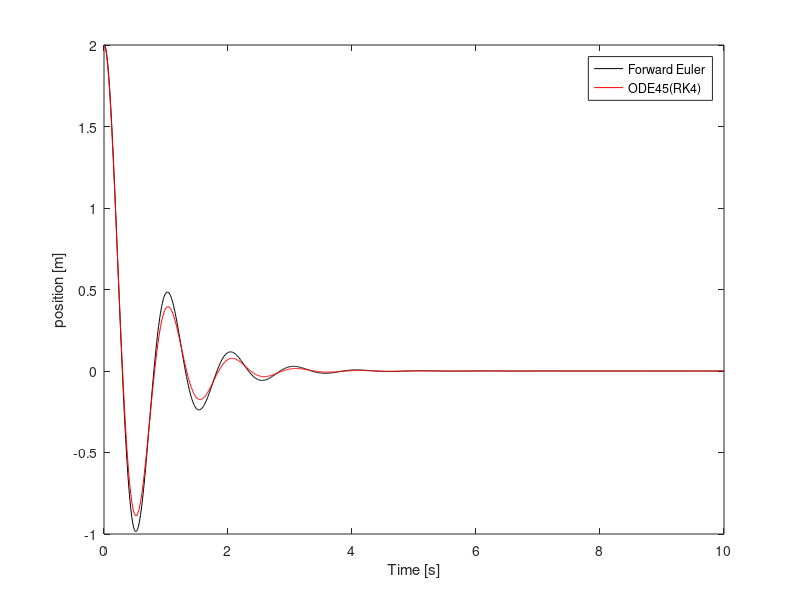
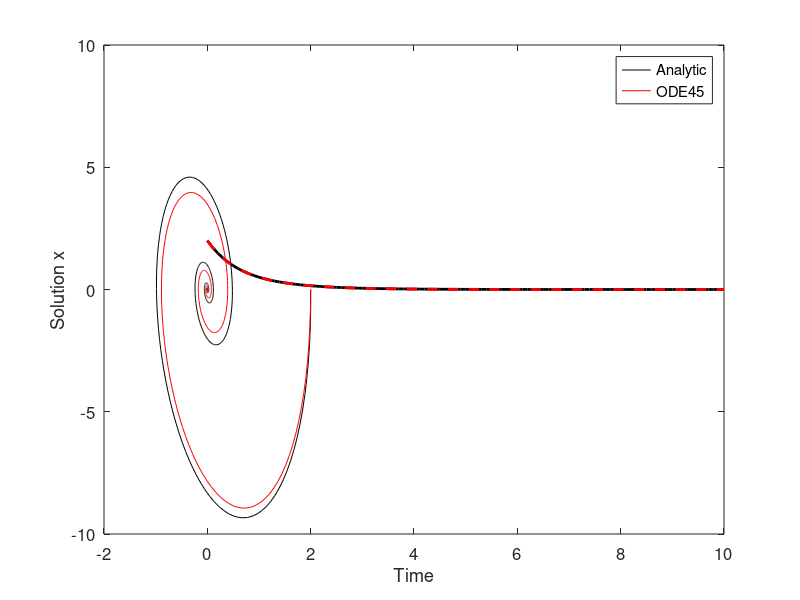

These figures' MATLAB source, in order:
%p9_Example Spring-Mass-Damper
clear all; close all
%play with different 'd' and 'dt' to see various behavior

w = 2*pi; %natural frequency
d = 0.25; %damping ratio %2.5时不振荡直接衰减, 0.025时ode45收敛 euler发散
%spring -mass-damper system
A = [0 1; -w^2 -2*d*w]; %\dot{x} =Ax

dt = 0.01; %time step, %0.001更准确，0.1发散
T = 10; %amout of time to integrate
x0 = [2; 0]; %initial condition (x=2, v=0)

%itrate forward Euler
xF(:,1) = x0;  %第一列
tF(1) = 0;  %初始时间0
for k=1:T/dt
    tF(k+1) = k*dt; %离散时间公式-欧拉 tF(k+1) = tF(k)+dt,matlab是从0开始的
    xF(:,k+1) = (eye(2) + dt*A)*xF(:,k);
end

plot(tF,xF(1,:),'k')  %k是黑色

[t,xGood] = ode45( @(t,x) A*x, 0:dt:T, x0); %用四阶龙格库塔
hold on
plot(t,xGood(:,1),'r')
xlabel('Time [s]'); ylabel('position [m]');
legend('Forward Euler','ODE45(RK4)')

figure  %绘制相平面
plot(xF(1,:), xF(2,:),'k');  %因为x=[x; v]
hold on
plot(xGood(:,1), xGood(:,2) ,'r');
%set(gca,'Fontsize',24) %设置图坐标轴字体大小的

%%
%p10 Example  of 2nd Order Differential Equation
clear all, close all, clc
A = [0 1; -2 -3];

t = 0:0.1:10;
y0 = [2; -3]; %initial condition

x = exp(-t)+exp(-2*t);
plot(t,x,'k','LineWidth',2)  %解析解
hold on
set(gca,'Fontsize',12)
xlabel('Time'); ylabel('Solution x')

[t,y] = ode45(@(t,y)A*y,t,y0);  %四阶龙格库塔近似解
plot(t,y(:,1),'r--','LineWidth',2)
legend('Analytic','ODE45')

